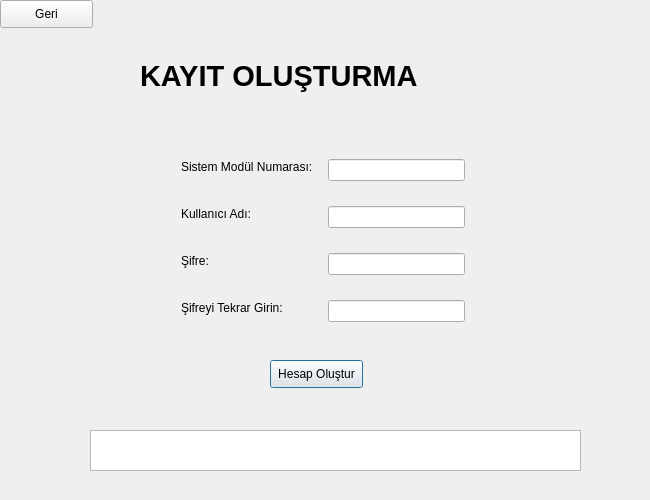
<?xml version="1.0" encoding="UTF-8"?>
<ui version="4.0">
 <class>Dialog</class>
 <widget class="QDialog" name="Dialog">
  <property name="geometry">
   <rect>
    <x>0</x>
    <y>0</y>
    <width>650</width>
    <height>500</height>
   </rect>
  </property>
  <property name="windowTitle">
   <string>Dialog</string>
  </property>
  <widget class="QPushButton" name="pushButton">
   <property name="geometry">
    <rect>
     <x>270</x>
     <y>360</y>
     <width>93</width>
     <height>28</height>
    </rect>
   </property>
   <property name="text">
    <string>Hesap Oluştur</string>
   </property>
  </widget>
  <widget class="QTextBrowser" name="textBrowser">
   <property name="geometry">
    <rect>
     <x>90</x>
     <y>430</y>
     <width>491</width>
     <height>41</height>
    </rect>
   </property>
  </widget>
  <widget class="QLabel" name="label_5">
   <property name="geometry">
    <rect>
     <x>140</x>
     <y>50</y>
     <width>371</width>
     <height>51</height>
    </rect>
   </property>
   <property name="font">
    <font>
     <pointsize>22</pointsize>
     <weight>75</weight>
     <bold>true</bold>
    </font>
   </property>
   <property name="text">
    <string>KAYIT OLUŞTURMA</string>
   </property>
  </widget>
  <widget class="QLabel" name="label_4">
   <property name="geometry">
    <rect>
     <x>181</x>
     <y>300</y>
     <width>113</width>
     <height>16</height>
    </rect>
   </property>
   <property name="text">
    <string>Şifreyi Tekrar Girin:</string>
   </property>
  </widget>
  <widget class="QLineEdit" name="lineEdit">
   <property name="geometry">
    <rect>
     <x>328</x>
     <y>159</y>
     <width>137</width>
     <height>22</height>
    </rect>
   </property>
  </widget>
  <widget class="QLineEdit" name="lineEdit_2">
   <property name="geometry">
    <rect>
     <x>328</x>
     <y>206</y>
     <width>137</width>
     <height>22</height>
    </rect>
   </property>
  </widget>
  <widget class="QLabel" name="label_3">
   <property name="geometry">
    <rect>
     <x>181</x>
     <y>253</y>
     <width>32</width>
     <height>16</height>
    </rect>
   </property>
   <property name="text">
    <string>Şifre:</string>
   </property>
  </widget>
  <widget class="QLabel" name="label">
   <property name="geometry">
    <rect>
     <x>181</x>
     <y>159</y>
     <width>140</width>
     <height>16</height>
    </rect>
   </property>
   <property name="text">
    <string>Sistem Modül Numarası:</string>
   </property>
  </widget>
  <widget class="QLabel" name="label_2">
   <property name="geometry">
    <rect>
     <x>181</x>
     <y>206</y>
     <width>73</width>
     <height>16</height>
    </rect>
   </property>
   <property name="text">
    <string>Kullanıcı Adı:</string>
   </property>
  </widget>
  <widget class="QLineEdit" name="lineEdit_3">
   <property name="geometry">
    <rect>
     <x>328</x>
     <y>253</y>
     <width>137</width>
     <height>22</height>
    </rect>
   </property>
  </widget>
  <widget class="QLineEdit" name="lineEdit_4">
   <property name="geometry">
    <rect>
     <x>328</x>
     <y>300</y>
     <width>137</width>
     <height>22</height>
    </rect>
   </property>
  </widget>
  <widget class="QPushButton" name="pushButton2">
   <property name="geometry">
    <rect>
     <x>0</x>
     <y>0</y>
     <width>93</width>
     <height>28</height>
    </rect>
   </property>
   <property name="text">
    <string>Geri</string>
   </property>
  </widget>
 </widget>
 <resources/>
 <connections/>
</ui>
